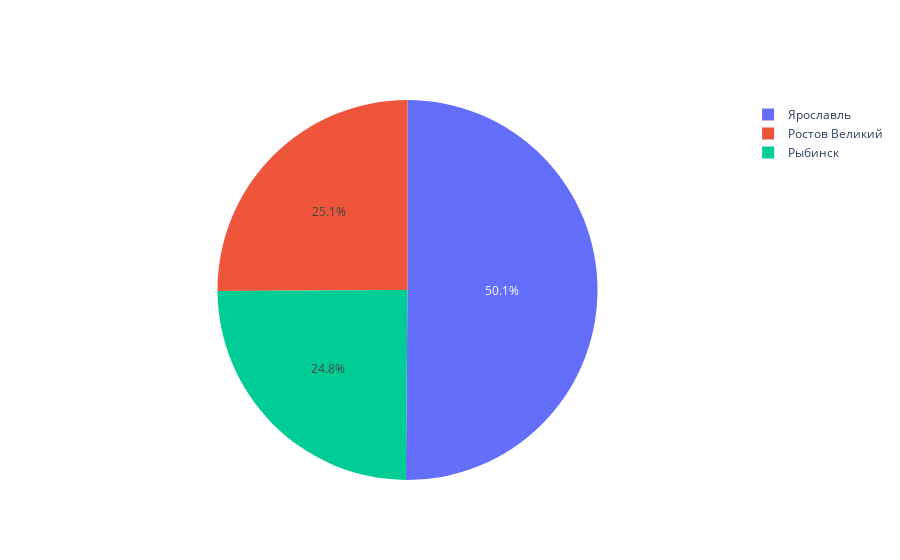

Notebook source saved alongside this figure:
### Markdown cell above
### 2.4. Город. <a id='102103'></a>

### Code cell
city = df['city'].value_counts()
name_city = ['Ярославль', 'Ростов Великий', 'Рыбинск']
fig2 = go.Figure(data=[go.Pie(labels=name_city, values=city)])
fig2.show()

### Figure 1 — Plotly figure (JSON) as saved in the notebook; plotly's stock layout.template omitted (floating-point values rounded to 4 significant figures)
{"data": [{"labels": ["Ярославль", "Ростов Великий", "Рыбинск"], "type": "pie", "values": [5014, 2509, 2477]}], "layout": {}}
